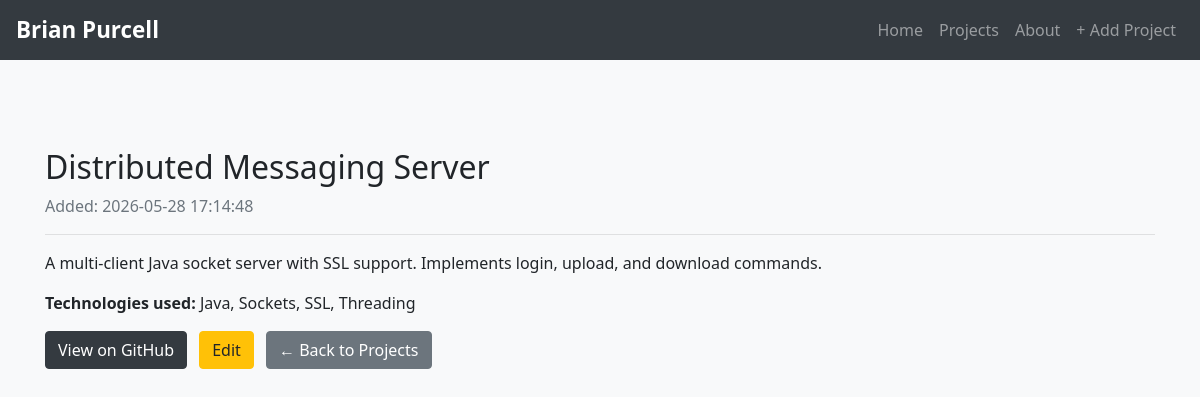
The app's page /projects/2 with its own data.
### tables this page shows
CREATE TABLE projects (
    id INTEGER PRIMARY KEY AUTOINCREMENT,
    created TIMESTAMP NOT NULL DEFAULT CURRENT_TIMESTAMP,
    title TEXT NOT NULL,
    description TEXT,
    tech_stack TEXT,
    github_url TEXT NOT NULL
);

### app.py (the view)
@app.route('/projects/<int:project_id>')
def project(project_id):
    selectedProject = get_project(project_id)
    return render_template('project.html', project=selectedProject)

### app.py (called while the page is built)
def get_db_connection():
    conn = sqlite3.connect('database.db')
    conn.row_factory = sqlite3.Row #allows columns to be acessed by names
    return conn

def get_project(project_id):
    conn = get_db_connection()
    project = conn.execute('SELECT * FROM projects WHERE id = ?',(project_id,)).fetchone()
    conn.close()
    if project is None:
        abort(404)
    return project

### templates/project.html
{% extends 'base.html' %}
{% block content %}
<h2>{% block title %}{{ project['title'] }}{% endblock %}</h2>
<p class="text-muted">Added: {{ project['created'] }}</p>
<hr>
<p>{{ project['description'] }}</p>
{% if project['tech_stack'] %}
  <p><strong>Technologies used:</strong> {{ project['tech_stack'] }}</p>
{% endif %}
{% if project['github_url'] %}
  <a href="{{ project['github_url'] }}" class="btn btn-dark" target="_blank">
    View on GitHub
  </a>
{% endif %}
<a href="{{ url_for('edit', id=project['id']) }}" class="btn btn-warning ml-2">Edit</a>
<a href="{{ url_for('projects') }}" class="btn btn-secondary ml-2">← Back to Projects</a>
{% endblock %}

### static/css/style.css (style rules this page uses)
body { background-color: #f8f9fa; font-family: 'Segoe UI', Tahoma, Geneva, Verdana, sans-serif; }

### records on screen
projects: title "Distributed Messaging Server", created "2026-05-28 17:14:48", description "A multi-client Java socket server with SSL support. Implements login, upload, and download commands.", tech_stack "Java, Sockets, SSL, Threading"
